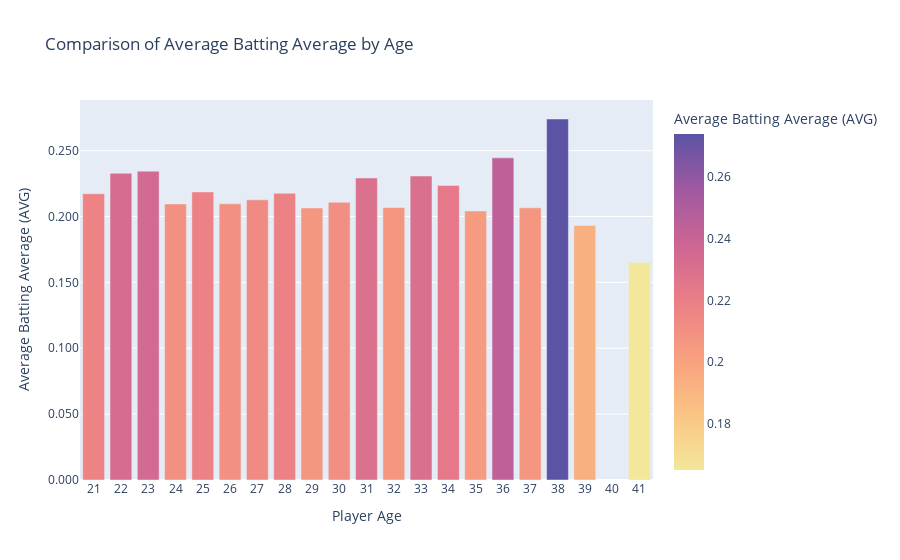

Notebook code cell kept with this figure:
### Code cell
import pandas as pd
import plotly.express as px 

# --- 1. Load the CSV file and prepare data ---

# Load the MLB player statistics file
DF_mlb = pd.read_csv('mlb-player-stats-Batters.csv')

# Convert Batting Average (AVG) to numeric, handling errors
DF_mlb['AVG'] = pd.to_numeric(DF_mlb['AVG'], errors='coerce')

# Drop rows with missing Age or AVG for accurate grouping
DF_mlb = DF_mlb.dropna(subset=['Age', 'AVG'])

# Calculate the average Batting Average (AVG) for each unique Age
DF_avg_by_age = DF_mlb.groupby('Age')['AVG'].mean().reset_index()
DF_avg_by_age = DF_avg_by_age.rename(columns={'AVG': 'Average Batting Average'})

# --- 2. Create Interactive Bar Plot to Compare Averages by Age ---
fig = px.bar(
    DF_avg_by_age,
    x='Age',
    y='Average Batting Average',
    title='Comparison of Average Batting Average by Age',
    labels={'Average Batting Average': 'Average Batting Average (AVG)', 'Age': 'Player Age'},
    color='Average Batting Average',
    color_continuous_scale=px.colors.sequential.Sunset
)

# Customize the layout for clarity
fig.update_layout(
    xaxis={'tickmode': 'linear'}, 
    yaxis_tickformat='.3f',        
    xaxis_title='Player Age',
    yaxis_title='Average Batting Average (AVG)'
)

# Display the plot
fig.show()

### Figure 1 — Plotly figure (JSON) as saved in the notebook; plotly's stock layout.template omitted (floating-point values rounded to 4 significant figures)
{"data": [{"hovertemplate": "Player Age=%{x}<br>Average Batting Average (AVG)=%{marker.color}<extra></extra>", "legendgroup": "", "marker": {"color": [0.2173, 0.2328, 0.2344, 0.2095, 0.2187, 0.2097, 0.2126, 0.2176, 0.2065, 0.2108, 0.2292, 0.2069, 0.2307, 0.2235, 0.2042, 0.2445, 0.2066, 0.274, 0.1933, 0.165], "coloraxis": "coloraxis", "pattern": {"shape": ""}}, "name": "", "orientation": "v", "showlegend": false, "textposition": "auto", "type": "bar", "x": [21, 22, 23, 24, 25, 26, 27, 28, 29, 30, 31, 32, 33, 34, 35, 36, 37, 38, 39, 41], "xaxis": "x", "y": [0.2173, 0.2328, 0.2344, 0.2095, 0.2187, 0.2097, 0.2126, 0.2176, 0.2065, 0.2108, 0.2292, 0.2069, 0.2307, 0.2235, 0.2042, 0.2445, 0.2066, 0.274, 0.1933, 0.165], "yaxis": "y"}], "layout": {"barmode": "relative", "coloraxis": {"colorbar": {"title": {"text": "Average Batting Average (AVG)"}}, "colorscale": [[0, "rgb(243, 231, 155)"], [0.1667, "rgb(250, 196, 132)"], [0.3333, "rgb(248, 160, 126)"], [0.5, "rgb(235, 127, 134)"], [0.6667, "rgb(206, 102, 147)"], [0.8333, "rgb(160, 89, 160)"], [1, "rgb(92, 83, 165)"]]}, "legend": {"tracegroupgap": 0}, "title": {"text": "Comparison of Average Batting Average by Age"}, "xaxis": {"anchor": "y", "domain": [0, 1], "tickmode": "linear", "title": {"text": "Player Age"}}, "yaxis": {"anchor": "x", "domain": [0, 1], "tickformat": ".3f", "title": {"text": "Average Batting Average (AVG)"}}}}
